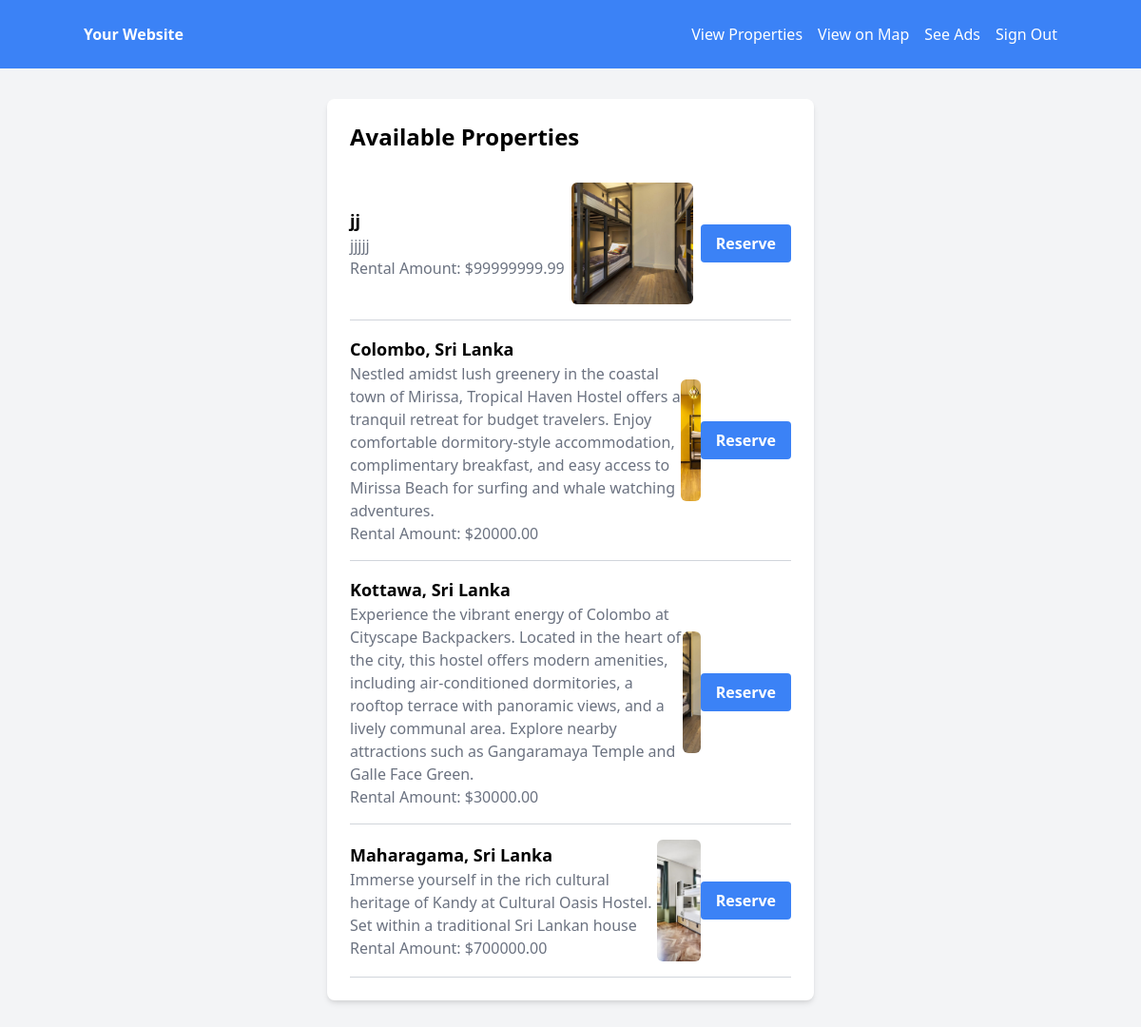
/Proj_Source_Files/accomdation_site/student/index.php (signed in), run on the app's committed database.
### tables this page shows
CREATE TABLE `properties` (
  `property_id` int(11) NOT NULL,
  `user_id` int(11) DEFAULT NULL,
  `address` varchar(255) NOT NULL,
  `description` text DEFAULT NULL,
  `image_path` varchar(255) DEFAULT NULL,
  `rental` decimal(10,2) NOT NULL,
  `status` enum('available','reserved','rejected') DEFAULT 'available',
  `warden_status` enum('approved','rejected','pending') DEFAULT 'pending',
  `created_at` timestamp NOT NULL DEFAULT current_timestamp(),
  `student_request` enum('requested','not_requested') DEFAULT 'not_requested'
);

### Proj_Source_Files/accomdation_site/student/index.php (the view, shortened to what this page needs)
<?php
require_once "../config/config.php";
$sql_approved = "SELECT * FROM properties WHERE warden_status = 'approved'";
$result_approved = mysqli_query($link, $sql_approved);
?>
<!DOCTYPE html>
<html lang="en">
<head>
    <link href="https://cdn.jsdelivr.net/npm/tailwindcss@2.2.19/dist/tailwind.min.css" rel="stylesheet">
</head>
<?php include 'navbar.php'; ?>
<body class="bg-gray-100">
    <div class="container mx-auto p-8">
        <div class="max-w-lg mx-auto bg-white rounded-lg overflow-hidden shadow-md">
            <div class="p-6">
                <h2 class="text-2xl font-bold mb-4">Available Properties</h2>
                <?php if (mysqli_num_rows($result_approved) > 0) : ?>
                    <ul>
                        <?php while ($row = mysqli_fetch_assoc($result_approved)) : ?>
                            <li class="border-b border-gray-300 py-4">
                                <div class="flex justify-between items-center">
                                    <div>
                                        <h3 class="text-lg font-semibold"><?php echo $row['address']; ?></h3>
                                        <p class="text-gray-500"><?php echo $row['description']; ?></p>
                                        <p class="text-gray-500">Rental Amount: $<?php echo $row['rental']; ?></p>
                                    </div>
                                    <div>
                                        <img src="<?php echo $row['image_path']; ?>" alt="Property Photo" class="w-32 h-32 object-cover rounded-md">
                                    </div>
                                    <div class="flex items-center">
                                        <a href="reserve_property.php?id=<?php echo $row['property_id']; ?>" class="bg-blue-500 text-white font-semibold py-2 px-4 rounded hover:bg-blue-600">Reserve</a>
                                    </div>
                                </div>
                            </li>
                        <?php endwhile; ?>
                    </ul>
                <?php else : ?>
                    <p class="text-gray-500">No available properties.</p>
                <?php endif; ?>
            </div>
        </div>
    </div>
</body>
</html>

### Proj_Source_Files/accomdation_site/student/navbar.php
<nav class="bg-blue-500 p-6">
    <div class="container mx-auto flex justify-between items-center">
        <div class="flex items-center">
            <span class="text-white font-semibold">Your Website</span>
        </div>
        <div class="flex items-center">
            <a href="index.php" class="text-white hover:text-gray-300 mr-4">View Properties</a>
            <a href="map.php" class="text-white hover:text-gray-300 mr-4">View on Map</a>
            <a href="ads.php" class="text-white hover:text-gray-300 mr-4">See Ads</a>
            <a href="../logout.php" class="text-white hover:text-gray-300">Sign Out</a>
        </div>
    </div>
</nav>

### data on the page
properties: address "jj", description "jjjjj", rental "99999999.99", image_path (picture)
properties: address "Colombo, Sri Lanka", description "Nestled amidst lush greenery in the coastal town of Mirissa, Tropical Haven Hostel offers a tranquil retreat for budget travelers. Enjoy comfortable dormitory-style accommodation, complimentary breakfast, and easy access to Mirissa Beach for surfing and whale watching adventures.", rental "20000.00", image_path (picture)
properties: address "Kottawa, Sri Lanka", description "Experience the vibrant energy of Colombo at Cityscape Backpackers. Located in the heart of the city, this hostel offers modern amenities, including air-conditioned dormitories, a rooftop terrace with panoramic views, and a lively communal area. Explore nearby attractions such as Gangaramaya Temple and Galle Face Green.", rental "30000.00", image_path (picture)
properties: address "Maharagama, Sri Lanka", description "Immerse yourself in the rich cultural heritage of Kandy at Cultural Oasis Hostel. Set within a traditional Sri Lankan house", rental "700000.00", image_path (picture)
